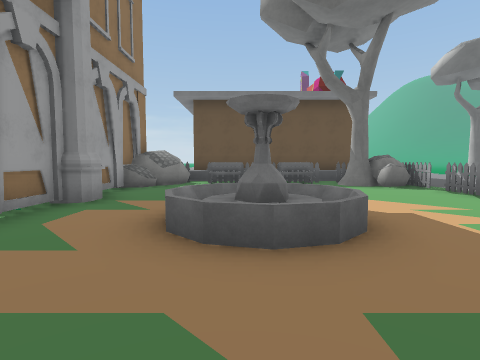
View 1 (above)

24 first-person views from a walk through a 3-D level made in the Unity game engine. The camera is 1.5 m above the floor, tilts 4° down and sees 80° across. The floor is counted in squares, 2 m on a side. Each view is taken from the middle of a square. On the plan, view 1 faces up. The plan holds only what a view shows up to about 10 squares ahead; the rest is blank. The place goes on beyond the plan. Some surface patterns are stand-ins.

View 2
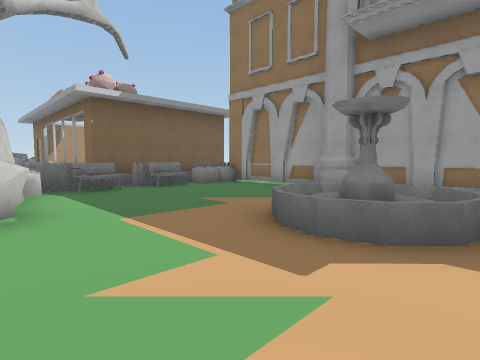

View 3
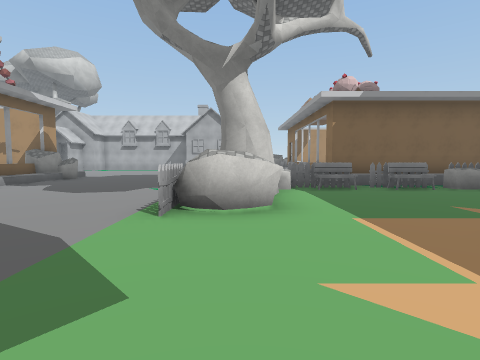

View 4
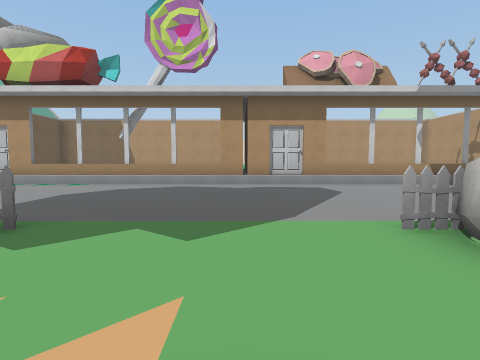

View 5
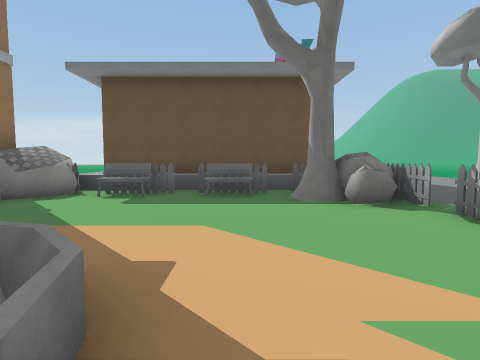

View 6
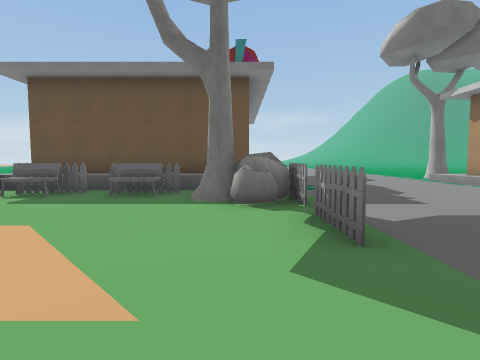

View 7
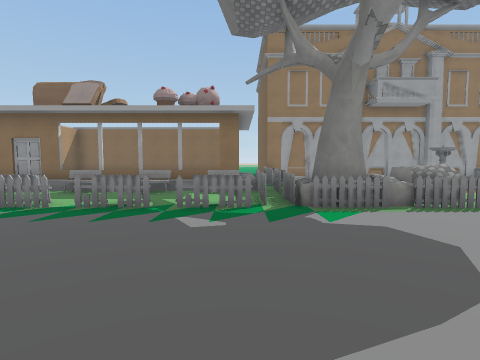

View 8
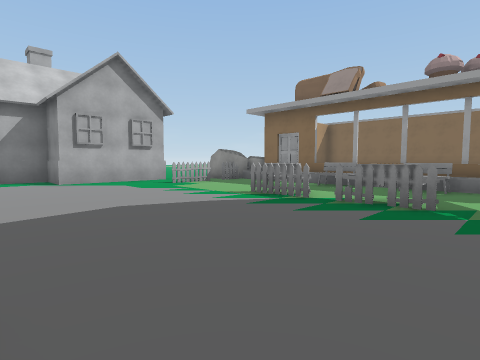

View 9
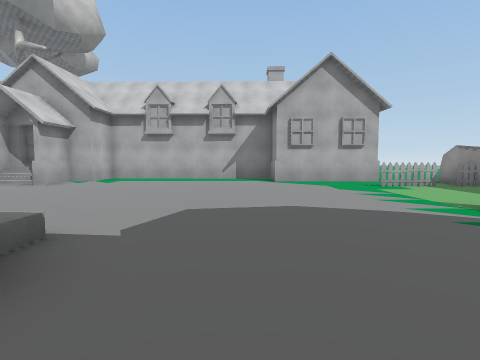

View 10
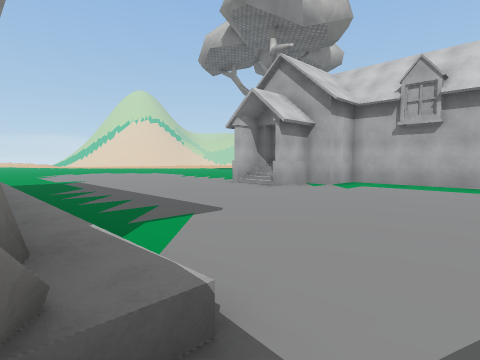

View 11
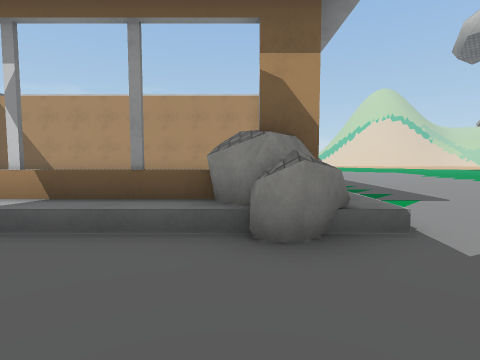

View 12
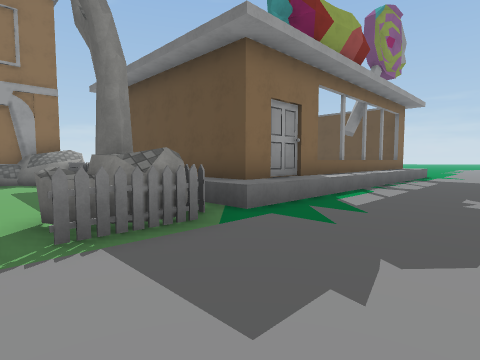

View 13
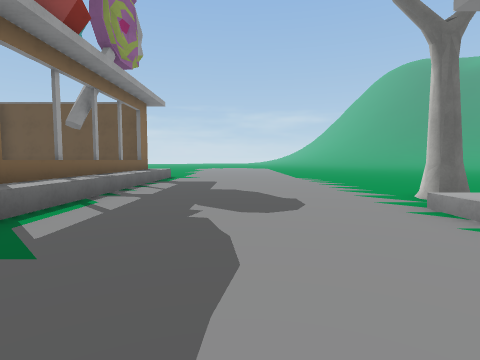

View 14
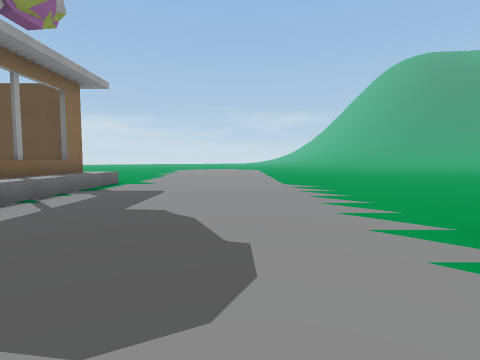

View 15
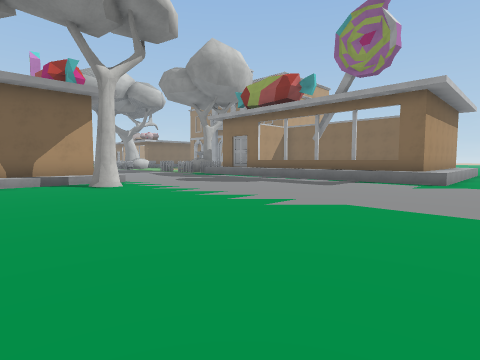

View 16
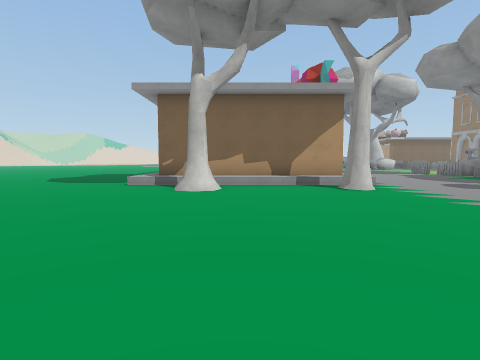

View 17
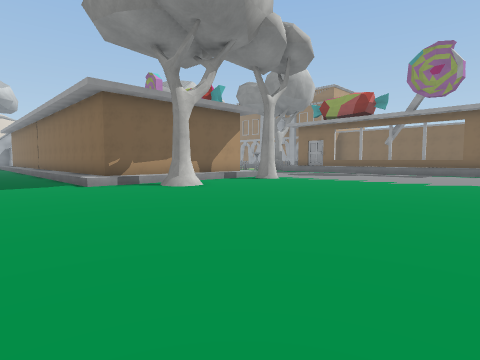

View 18
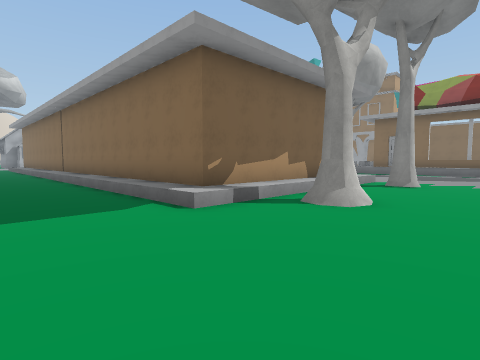

View 19
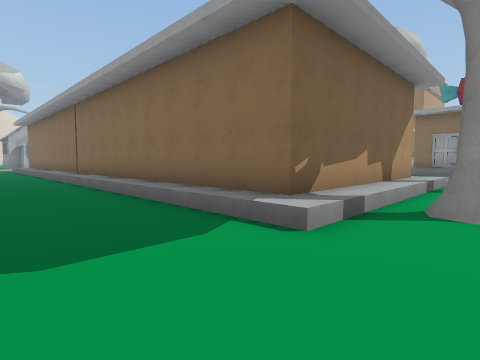

View 20
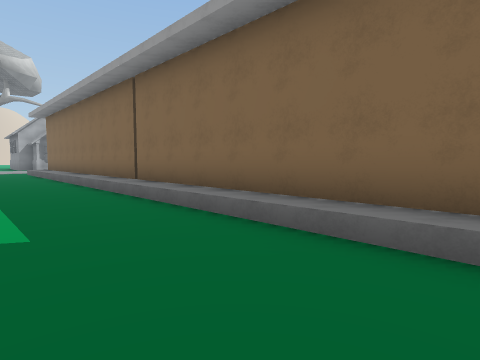

View 21
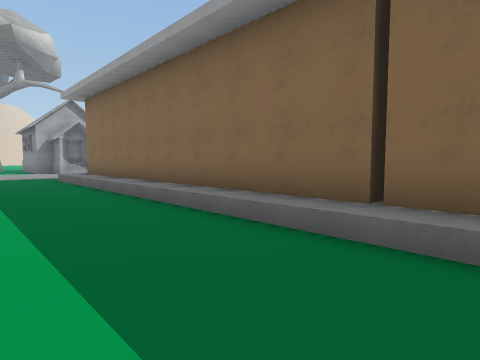

View 22
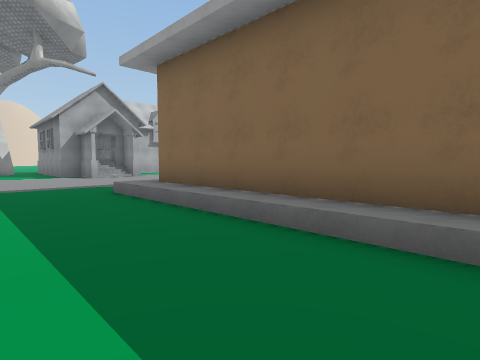

View 23
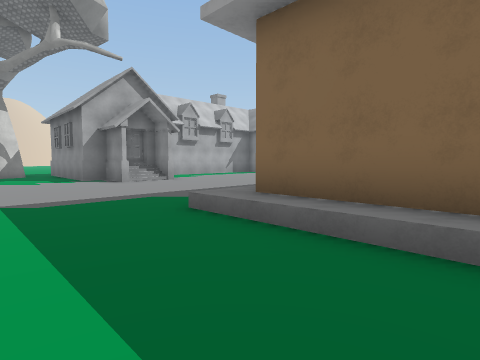

View 24
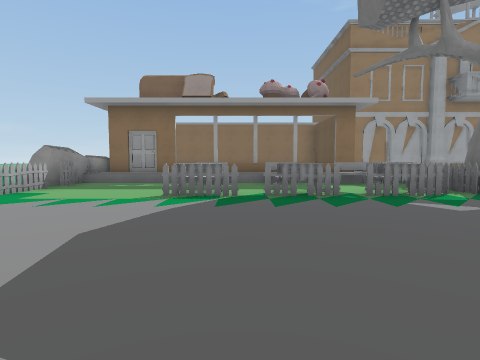

### Floor plan
Key: @ floor where view 1 was taken; # wall or solid block; . main floor; : floor 0.5 m higher than the main floor; / step, stairs or slope; = window, fence, low wall or low ledge; ^ raised ledge; F fence; B bench; T tree; O other object.
Columns run from 4 left of view 1 to 21 right of it. Each row starts with its distance up from view 1.
 23               ......
 22        ...................
 21       ^^^^................
 20         #^................
 19         #^................
 18         #^................
 17         ^^................
 16         #^................
 15         #^......T...T.....
 14         #^......T...T.....
 13         #^...../:::::::...
 12         #^...../######:...
 11   #######^...../#    #:...
 10   O^F^F^F^...../#    #:...
  9  #OBB.BTF#...../=    #:...
  8  #......#F...../=    #:...
  7  #.......F...../=    #:...
  6  #.......F...../=    #:...
  5  #..=........../#    #:...
  4  #.=#=........./=    #:...
  3  #.=#=........./#    #:...
  2  #............./#    #:...
  1  #......#F...../#    #:...
  0  #..@...#F...../#    #:...
 -1  #......#F...../=    #:...
 -2  #.BBBB##F...../=    #:...
 -3  OOFFFFFF#...../#    #:...
 -4 ^####^B..F...../=    #:...
 -5      #B..F...../=    #:...
 -6      #B..B.....##    #:...
 -7      #B..F.....^#    #:...
 -8      #B..B................
 -9      #B..F................
-10      #^...................
-11      #^..................
-12      #^..................
-13      ##FF................
-14       #............#/#...
-15         #####.....####...
-16             #. ...#    ..

Positions as (right, up) in squares from view 1, and headings:
1: (0, 0), facing up
2: (4, 5), facing down-left
3: (4, 5), facing down
4: (2, 3), facing right
5: (2, 3), facing up
6: (4, 3), facing up
7: (11, -4), facing left
8: (10, -5), facing down-left
9: (9, -5), facing down
10: (10, -7), facing down-right
11: (8, -6), facing right
12: (8, 7), facing up-left
13: (8, 9), facing up
14: (9, 12), facing up
15: (15, 23), facing down-left
16: (15, 22), facing down
17: (21, 22), facing down-left
18: (21, 17), facing down-left
19: (21, 15), facing down-left
20: (21, 10), facing down-left
21: (21, 4), facing down-left
22: (21, -1), facing down-left
23: (21, -4), facing down-left
24: (11, -8), facing left
